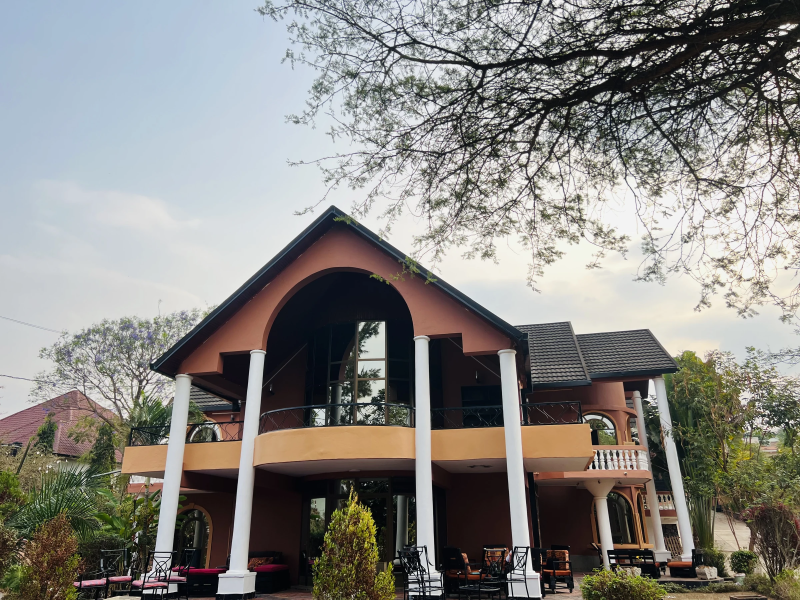
#> input picture site/assets/nezahouse/img_5676.webp, 2400 x 1800 px, given in place of PHOTO-2026-09-17-21-38-50.jpg.jpeg, which was not available (shown at 1/3 size)
$ python update_branding.py
#> lines starting #> are read from the running program, lines starting #| are printed output that depends on the picture; pictures that were not available may be replaced by others from this repository, and a replacement may not be noted
from pathlib import Path
from PIL import Image, ImageChops

root = Path('/home/ubuntu/nezahouse')
source = Path('/home/ubuntu/upload/PHOTO-2026-09-17-21-38-50.jpg.jpeg')
asset_dir = root / 'site' / 'assets' / 'grand-chalet-inn'
asset_dir.mkdir(parents=True, exist_ok=True)

# Preserve the supplied source and make a tightly framed transparent PNG for UI use.
im = Image.open(source).convert('RGBA')
pix = im.load()
bg = Image.new('RGBA', im.size, (255, 255, 255, 255))
#> bg: PIL image 2400x1800 RGBA; every value is 255
diff = ImageChops.difference(im.convert('RGB'), bg.convert('RGB'))
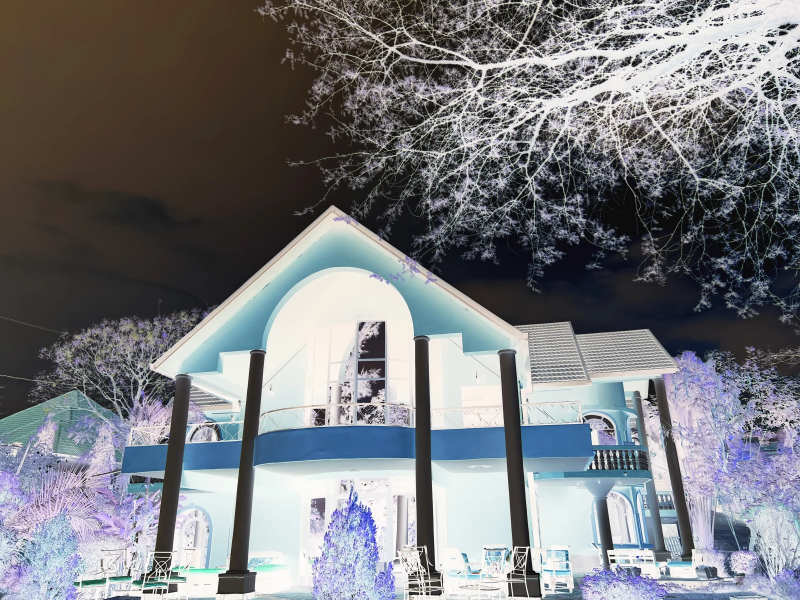
#> diff: PIL image 2400x1800 RGB (shown at 1/3 size); mean R, G, B 119.3, 121, 125.1
# Ignore tiny JPEG noise around the white background.
bbox = diff.point(lambda p: 255 if p > 12 else 0).getbbox()
#> bbox = (0, 0, 2400, 1800)
if bbox:
    left, top, right, bottom = bbox
#> left = 0; top = 0; right = 2400; bottom = 1800
    pad = int(max(right-left, bottom-top) * 0.08)
#> pad = 192
    bbox = (max(0, left-pad), max(0, top-pad), min(im.width, right+pad), min(im.height, bottom+pad))
    im = im.crop(bbox)
# Keep a little white around the red mark, but remove the large original whitespace.
im.thumbnail((1000, 1000), Image.Resampling.LANCZOS)
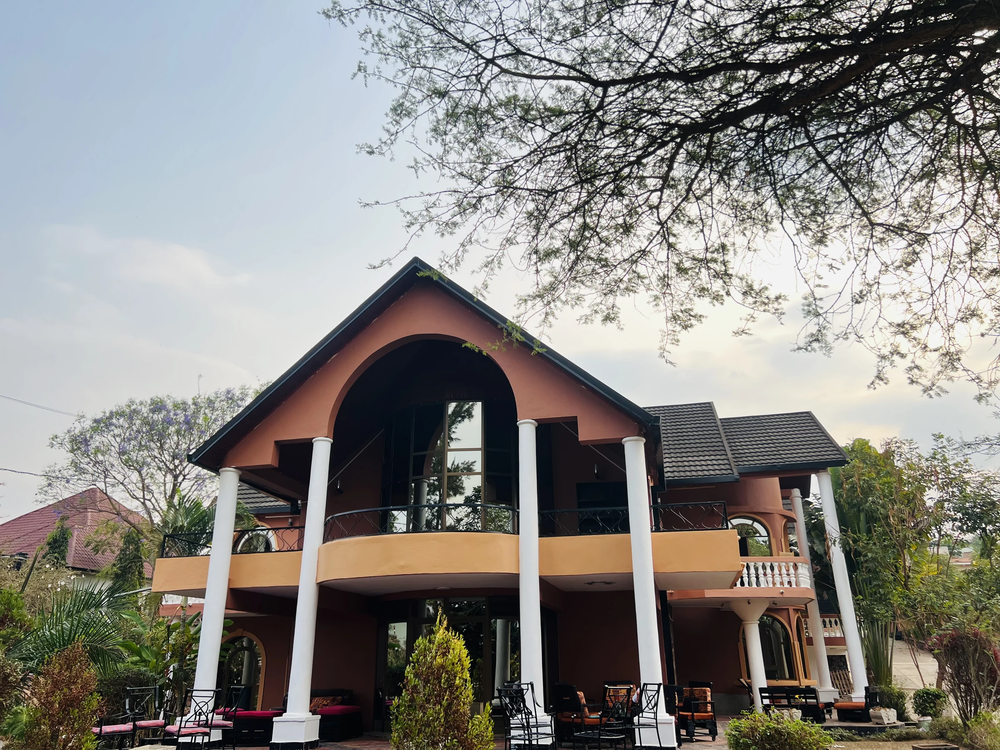
#> im: PIL image 1000x750 RGBA; mean R, G, B, A 135.7, 134, 129.9, 255
im.save(asset_dir / 'logo.png', optimize=True)
im.save(asset_dir / 'logo.webp', 'WEBP', quality=92, method=6)

style = '''
        /* Grand Chalet Inn brand system */
        .brand-logo { display: inline-flex; align-items: center; line-height: 0; }
        .brand-logo img { display: block; width: 132px; height: 52px; object-fit: contain; object-position: center; }
        .footer-brand-logo img { width: 168px; height: 82px; }
        .site-loader { position: fixed; inset: 0; z-index: 9999; display: grid; place-items: center; background: #fff; opacity: 1; visibility: visible; transition: opacity .35s ease, visibility .35s ease; }
        .site-loader.is-hidden { opacity: 0; visibility: hidden; pointer-events: none; }
        .site-loader img { width: min(230px, 52vw); height: auto; animation: loader-pulse 1.35s ease-in-out infinite; }
        @keyframes loader-pulse { 0%, 100% { transform: scale(.96); opacity: .82; } 50% { transform: scale(1); opacity: 1; } }
        @media (max-width: 600px) { .brand-logo img { width: 112px; height: 46px; } .footer-brand-logo img { width: 150px; height: 72px; } }
'''
loader_markup = '''
    <div class="site-loader" id="siteLoader" role="status" aria-label="Loading Grand Chalet Inn">
        <img src="assets/grand-chalet-inn/logo.png" alt="Grand Chalet Inn" />
    </div>
'''
loader_script = '''
    <script>
        window.addEventListener('load', function () {
            var loader = document.getElementById('siteLoader');
            if (loader) { loader.classList.add('is-hidden'); setTimeout(function () { loader.remove(); }, 500); }
        });
    </script>
'''

pages = sorted((root / 'site').glob('*.html'))
for page in pages:
    text = page.read_text()
    # Page titles and all human-facing old brand strings.
    text = text.replace('Neza House', 'Grand Chalet Inn').replace('Neza<span>House</span>', 'Grand Chalet Inn')
    text = text.replace('Neza <span>House</span>', 'Grand Chalet Inn')
    text = text.replace('Neza<span>House</span>', 'Grand Chalet Inn')
    text = text.replace('nezahouse.com', 'grandchaletinn.com')
    text = text.replace('NEZA-', 'GCI-').replace('NEZA-2026-XXXX', 'GCI-2026-XXXX')
    text = text.replace('nezahouse_bookings', 'grand_chalet_inn_bookings')
    text = text.replace('nezahouse.netlify.app', 'grandchaletinn.netlify.app')
    text = text.replace('assets/nezahouse/', 'assets/grand-chalet-inn/')
    # Replace the header's old icon/text treatment with the supplied logo.
    text = text.replace('<div class="logo" onclick="window.location.href=\'index.html\'">\n                <i class="fas fa-crown"></i>Grand Chalet Inn\n            </div>', '<div class="logo brand-logo" onclick="window.location.href=\'index.html\'">\n                <img src="assets/grand-chalet-inn/logo.png" alt="Grand Chalet Inn" />\n            </div>')
    # Handle any variant left by page-specific formatting.
    text = text.replace('<div class="logo" onclick="window.location.href=\'index.html\'">\n                <i class="fas fa-crown"></i>Grand Chalet Inn\n            </div>', '<div class="logo brand-logo" onclick="window.location.href=\'index.html\'">\n                <img src="assets/grand-chalet-inn/logo.png" alt="Grand Chalet Inn" />\n            </div>')
    # Replace footer brand heading wherever it occurs.
    text = text.replace('<h3><i class="fas fa-crown"></i>Grand Chalet Inn</h3>', '<h3 class="footer-brand-logo"><img src="assets/grand-chalet-inn/logo.png" alt="Grand Chalet Inn" /></h3>')
    # Add favicon and loader styling/markup once per page.
    if 'assets/grand-chalet-inn/logo.png" rel="icon"' not in text:
        text = text.replace('    <meta name="viewport" content="width=device-width, initial-scale=1.0" />', '    <meta name="viewport" content="width=device-width, initial-scale=1.0" />\n    <link rel="icon" type="image/png" href="assets/grand-chalet-inn/logo.png" />', 1)
    if '/* Grand Chalet Inn brand system */' not in text:
        text = text.replace('    </style>', style + '    </style>', 1)
    if 'id="siteLoader"' not in text:
        text = text.replace('<body>', '<body>\n' + loader_markup, 1)
        text = text.replace('</body>', loader_script + '\n</body>', 1)
    page.write_text(text)

# Update project metadata and backend email copy.
for rel in ['README.md', 'package.json', 'package-lock.json', 'netlify/functions/send-booking.js']:
    path = root / rel
#> (the run stopped early here; a loop or call above may not have finished)

$ run again, on site/assets/nezahouse/img_5682.webp
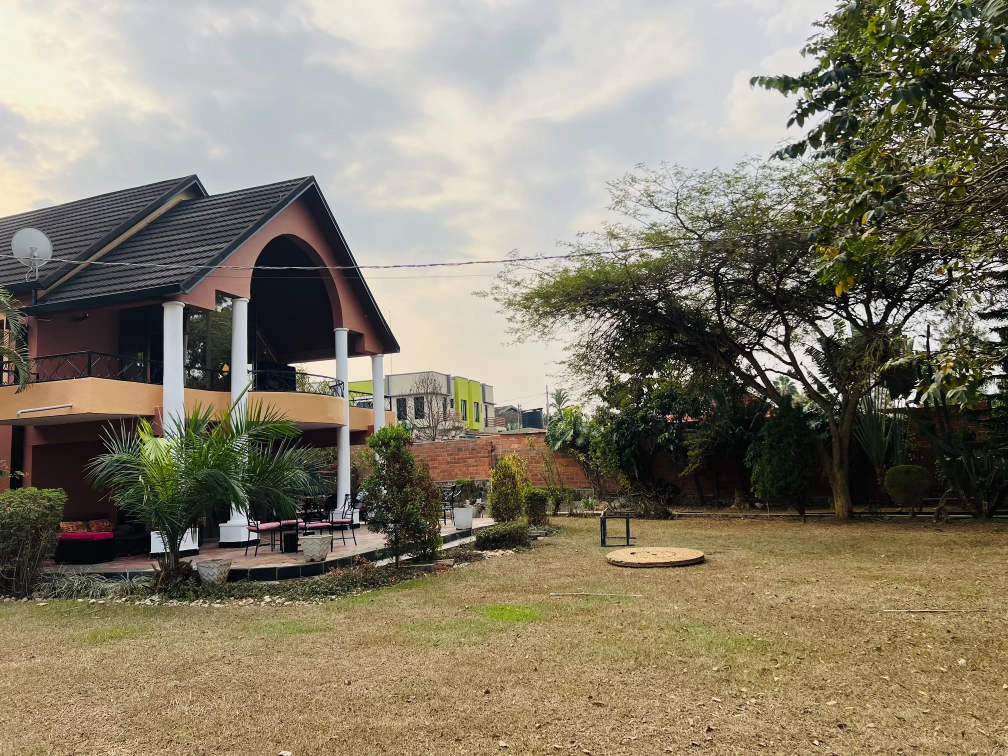
#> input picture site/assets/nezahouse/img_5682.webp, 2016 x 1512 px, given in place of PHOTO-2026-09-17-21-38-50.jpg.jpeg, which was not available (shown at 1/2 size)
#> bg: PIL image 2016x1512 RGBA; every value is 255
#> `diff = ImageChops.difference(im.convert('RGB'), bg.convert('RGB'))`:
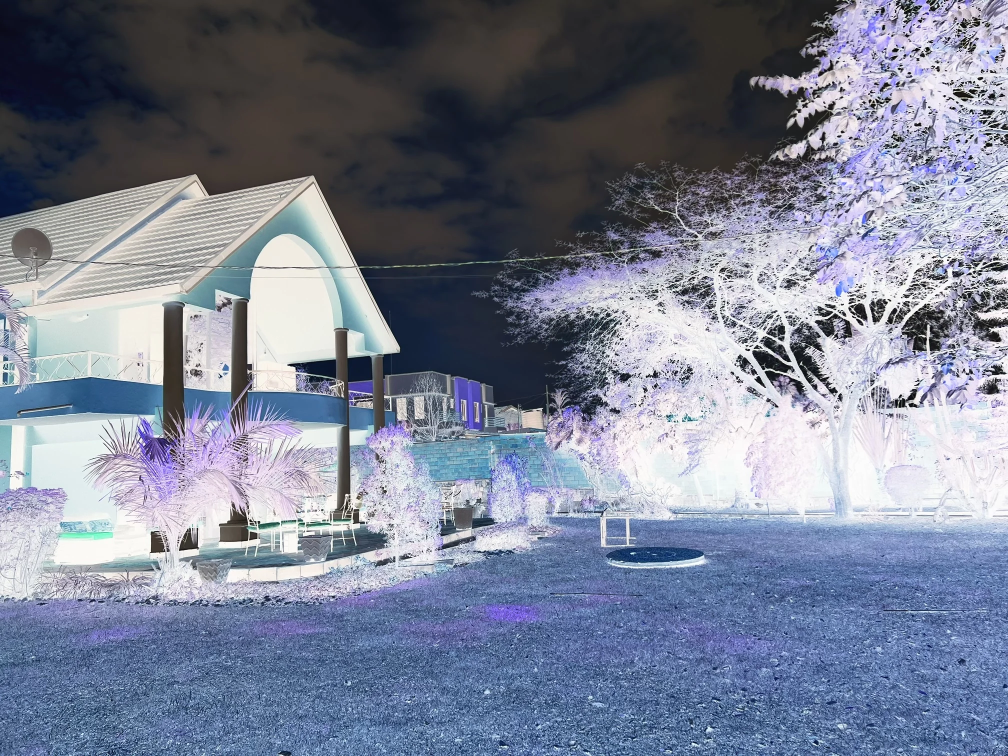
#> diff: PIL image 2016x1512 RGB (shown at 1/2 size); mean R, G, B 122, 129.2, 148
#> bbox = (0, 0, 2016, 1512)
#> left = 0; right = 2016; bottom = 1512
#> pad = 161
#> `im.thumbnail((1000, 1000), Image.Resampling.LANCZOS)`:
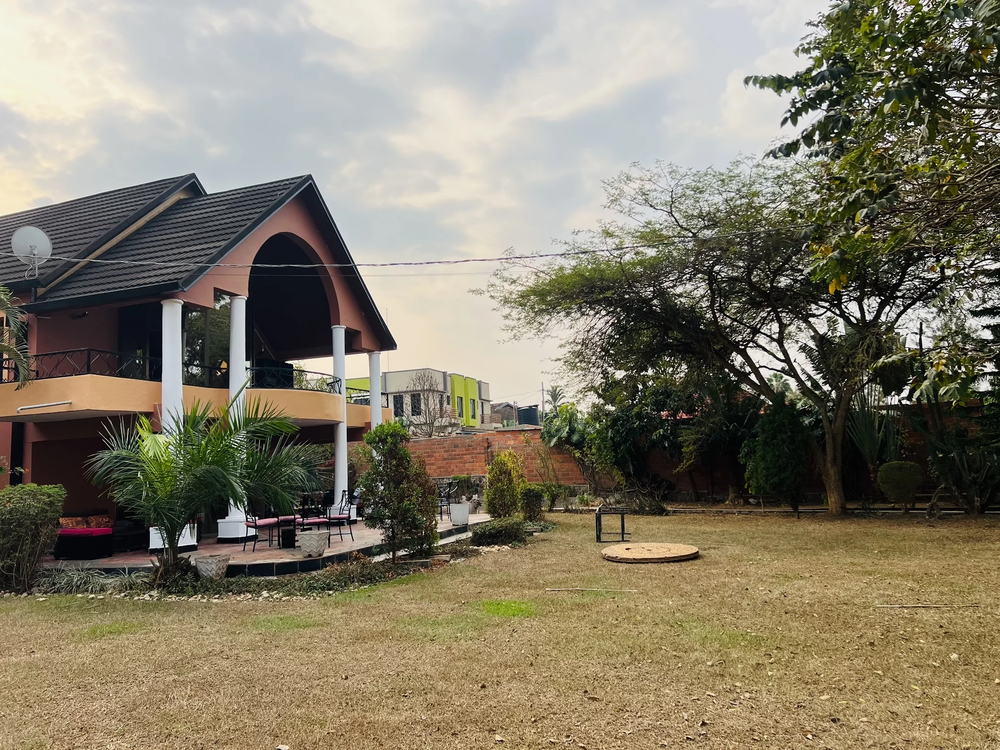
#> im: PIL image 1000x750 RGBA; mean R, G, B, A 133.1, 125.8, 107, 255

$ run again, on site/assets/nezahouse/img_5688.webp
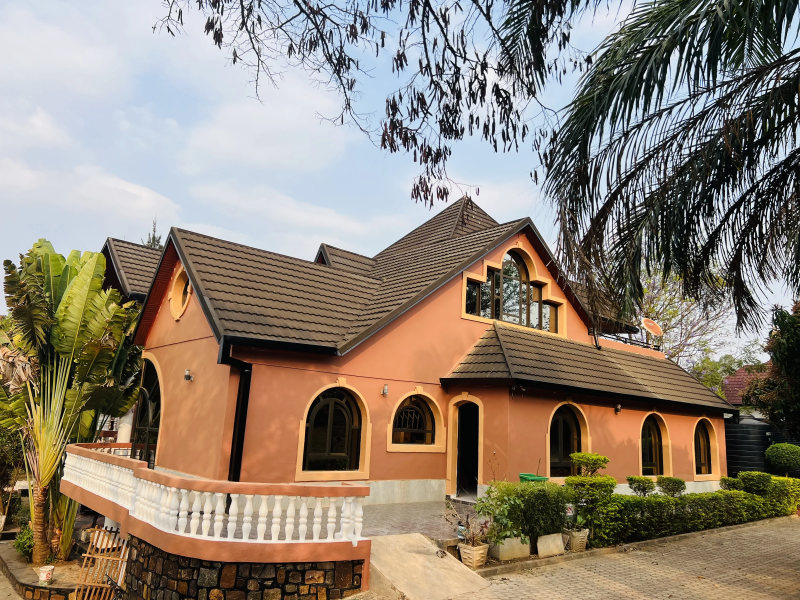
#> input picture site/assets/nezahouse/img_5688.webp, 2400 x 1800 px, given in place of PHOTO-2026-09-17-21-38-50.jpg.jpeg, which was not available (shown at 1/3 size)
#> bg: PIL image 2400x1800 RGBA; every value is 255
#> `diff = ImageChops.difference(im.convert('RGB'), bg.convert('RGB'))`:
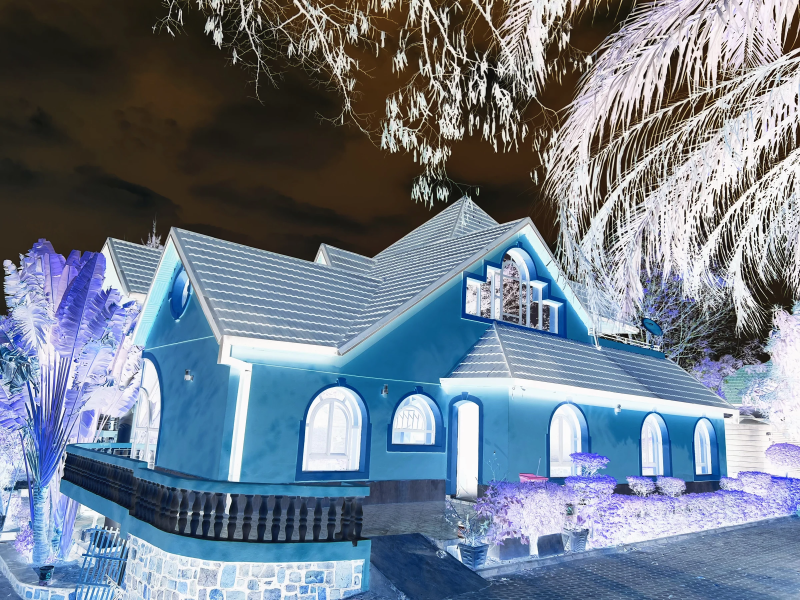
#> diff: PIL image 2400x1800 RGB (shown at 1/3 size); mean R, G, B 112, 124.5, 139.2
#> bbox = (0, 0, 2400, 1800)
#> left = 0; right = 2400; bottom = 1800
#> pad = 192
#> `im.thumbnail((1000, 1000), Image.Resampling.LANCZOS)`:
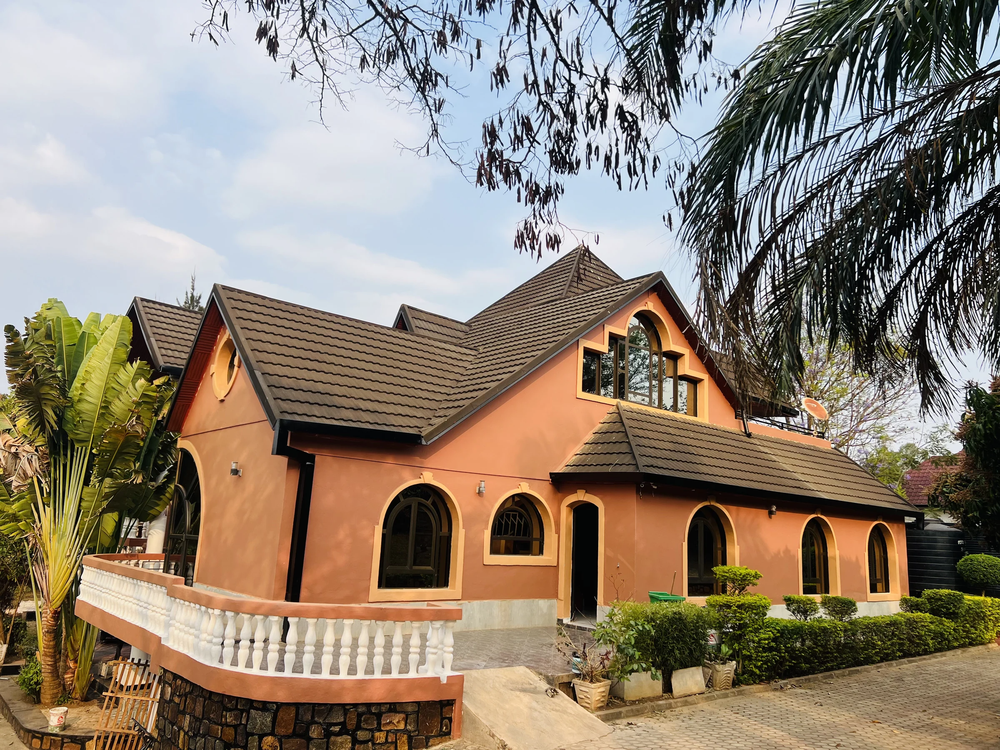
#> im: PIL image 1000x750 RGBA; mean R, G, B, A 143, 130.5, 115.8, 255

$ run again, on site/assets/nezahouse/img_5691.webp
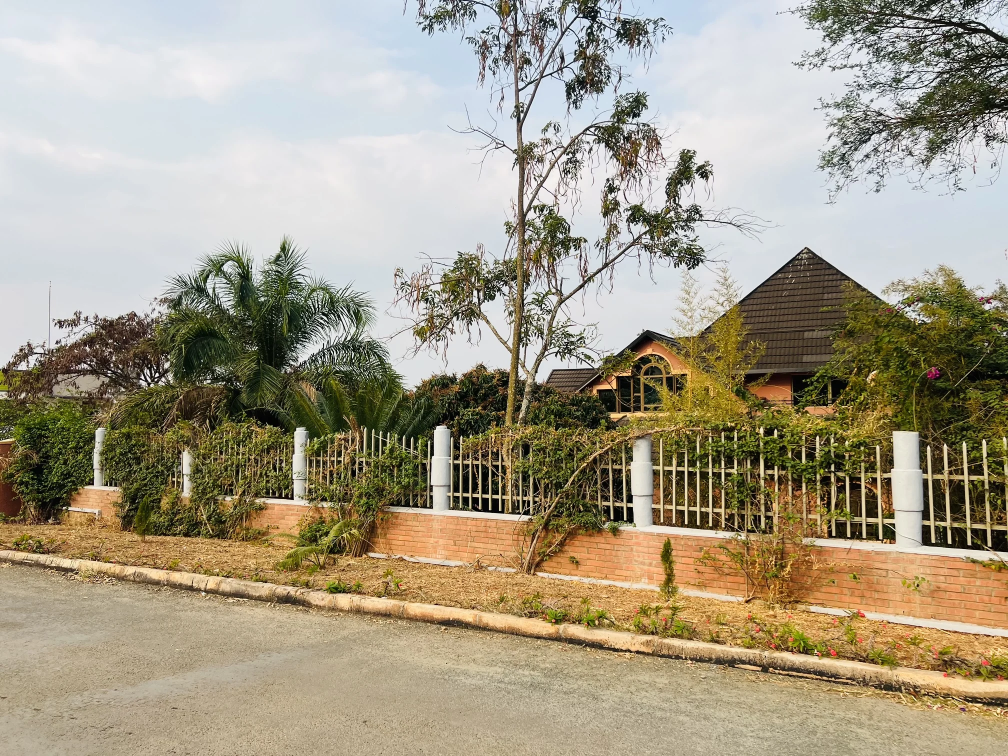
#> input picture site/assets/nezahouse/img_5691.webp, 2016 x 1512 px, given in place of PHOTO-2026-09-17-21-38-50.jpg.jpeg, which was not available (shown at 1/2 size)
#> bg: PIL image 2016x1512 RGBA; every value is 255
#> `diff = ImageChops.difference(im.convert('RGB'), bg.convert('RGB'))`:
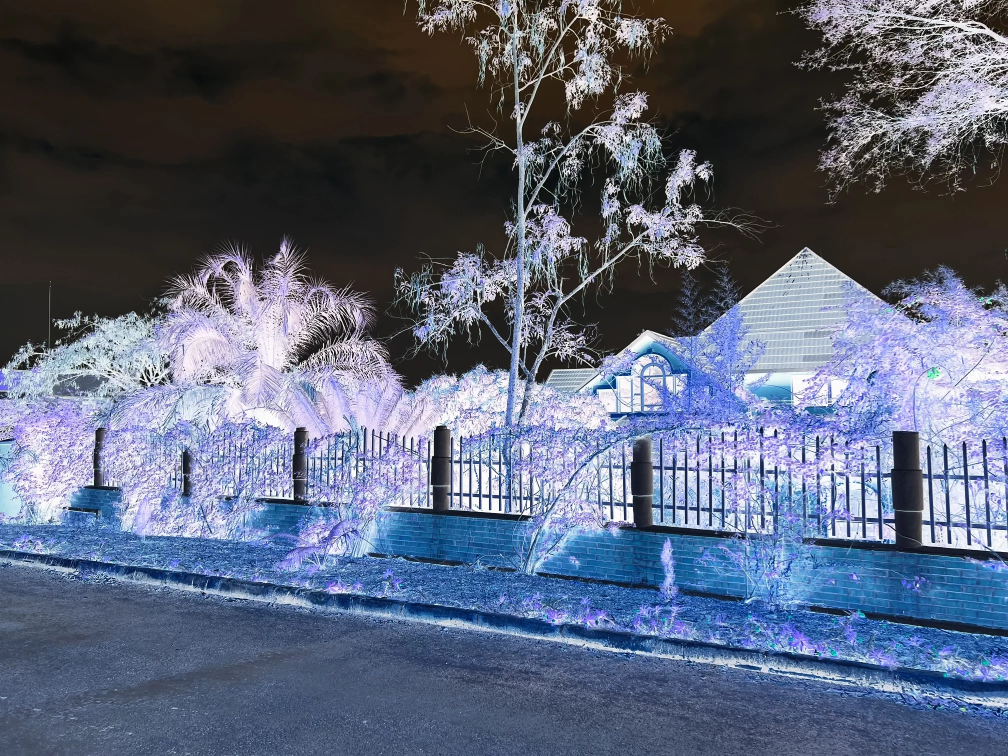
#> diff: PIL image 2016x1512 RGB (shown at 1/2 size); mean R, G, B 90.6, 99.4, 120.2
#> bbox = (0, 0, 2016, 1512)
#> left = 0; right = 2016; bottom = 1512
#> pad = 161
#> `im.thumbnail((1000, 1000), Image.Resampling.LANCZOS)`:
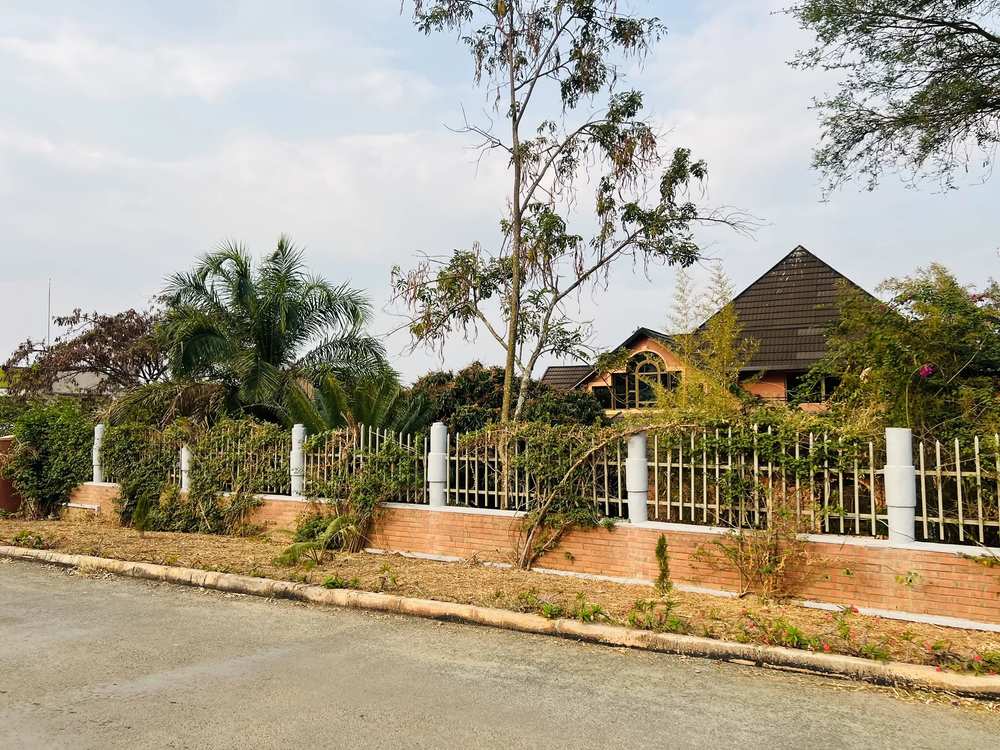
#> im: PIL image 1000x750 RGBA; mean R, G, B, A 164.4, 155.6, 134.9, 255
